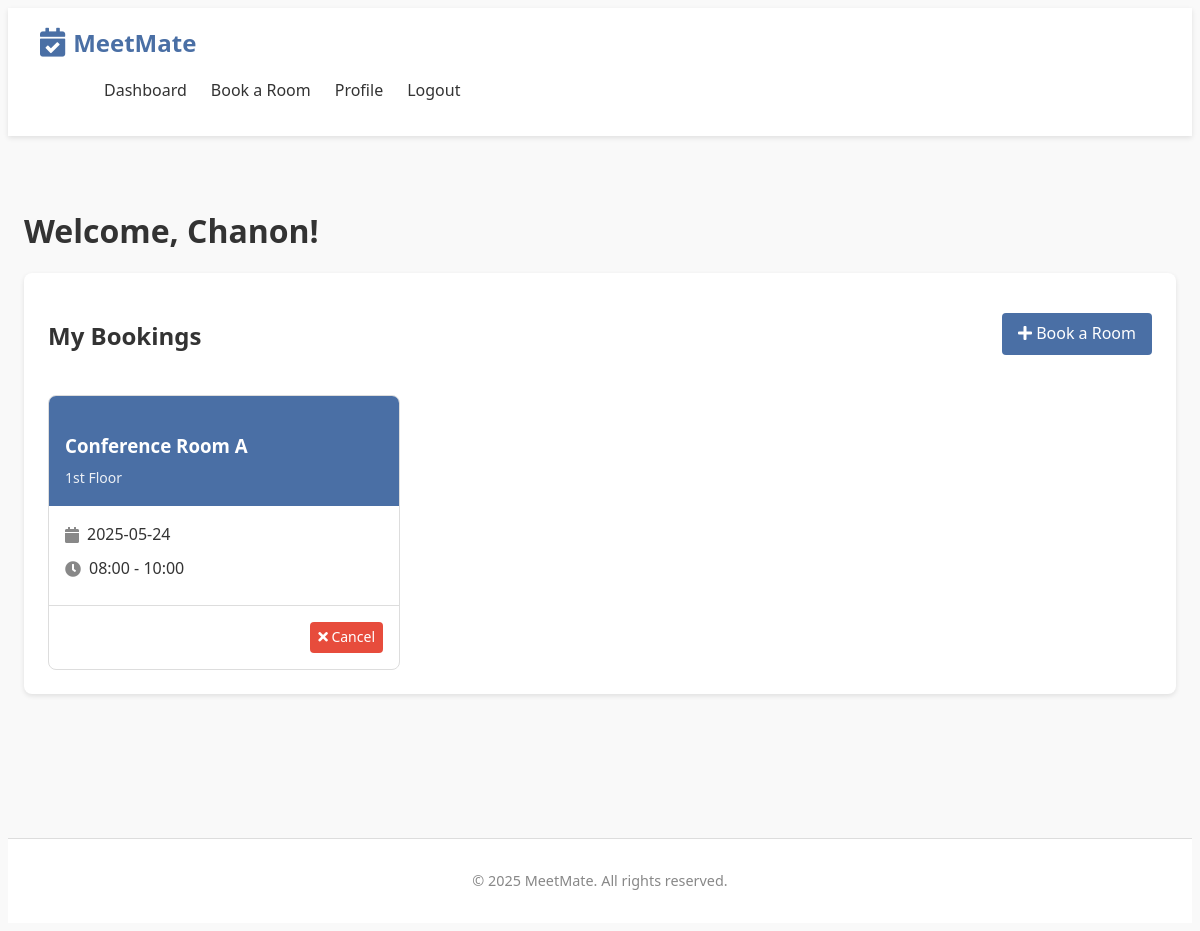
/dashboard (signed in), run on the app's committed database.
### app.py (models this page shows)
class Room(db.Model):
    __tablename__ = 'rooms'
    id = db.Column(db.Integer, primary_key=True)
    name = db.Column(db.String(100), nullable=False)
    location = db.Column(db.String(100), nullable=False)
    capacity = db.Column(db.Integer, nullable=False)
    bookings = db.relationship('Booking', backref='room', lazy=True)

class Booking(db.Model):
    __tablename__ = 'bookings'
    id = db.Column(db.Integer, primary_key=True)
    user_id = db.Column(db.Integer, db.ForeignKey('users.id'), nullable=False)
    room_id = db.Column(db.Integer, db.ForeignKey('rooms.id'), nullable=False)
    date = db.Column(db.String(10), nullable=False)
    time_start = db.Column(db.String(5), nullable=False)
    time_end = db.Column(db.String(5), nullable=False)
    booking_admin_id = db.Column(db.Integer, db.ForeignKey('users.id'), nullable=True)  # This will be set if an admin booked on behalf of a user
    notes = db.Column(db.Text, nullable=True)  # Optional notes for the booking

### app.py (the view)
@app.route('/dashboard')
@login_required
def dashboard():
    user_id = session.get('user_id')
    user_bookings = Booking.query.filter_by(user_id=user_id).all()
    bookings = []
    for booking in user_bookings:
        room = Room.query.get(booking.room_id)
        if room:  # Make sure the room exists
            bookings.append({
                'id': booking.id,
                'room_name': room.name,
                'room_location': room.location,
                'date': booking.date,
                'time_start': booking.time_start,
                'time_end': booking.time_end,
                'notes': booking.notes
            })
    return render_template('dashboard.html', bookings=bookings)

### app.py (called while the page is built)
def login_required(f):
    @wraps(f)
    def decorated_function(*args, **kwargs):
        if 'user_id' not in session:
            flash('Please login to access this page', 'error')
            return redirect(url_for('login'))
        try:
            user = User.query.get(session['user_id'])
            if not user:
                session.clear()
                flash('Your session has expired. Please login again.', 'warning')
                return redirect(url_for('login'))
        except Exception:
            session.clear()
            flash('Session error. Please login again.', 'error')
            return redirect(url_for('login'))
        return f(*args, **kwargs)
    return decorated_function

### templates/dashboard.html (shortened to what this page needs)
{% extends "base.html" %}
{% block content %}
<div class="dashboard">
    <h1>Welcome, {{ session.username }}!</h1>
    <div class="dashboard-section">
        <div class="section-header">
            <h2>My Bookings</h2>
            <a href="{{ url_for('booking') }}" class="btn btn-primary"><i class="fas fa-plus"></i> Book a Room</a>
        </div>
        {% if bookings %}
            <div class="bookings-list">
                {% for booking in bookings %}
                    <div class="booking-card">
                        <div class="booking-header">
                            <h3>{{ booking.room_name }}</h3>
                            <span class="booking-location">{{ booking.room_location }}</span>
                        </div>
                        <div class="booking-details">
                            <div class="booking-date">
                                <i class="fas fa-calendar"></i> {{ booking.date }}
                            </div>                            <div class="booking-time">
                                <i class="fas fa-clock"></i> {{ booking.time_start }} - {{ booking.time_end }}
                            </div>
                        </div>
                        <div class="booking-actions">
                            <a href="{{ url_for('cancel_booking', booking_id=booking.id) }}" class="btn btn-danger btn-sm"
                               onclick="return confirm('Are you sure you want to cancel this booking?')">
                                <i class="fas fa-times"></i> Cancel
                            </a>
                        </div>
                    </div>
                {% endfor %}
            </div>
        {% else %}
            <div class="empty-state">
                <i class="fas fa-calendar-times empty-icon"></i>
                <p>You don't have any bookings yet.</p>
                <a href="{{ url_for('booking') }}" class="btn btn-primary">Book a Room Now</a>
            </div>
        {% endif %}    </div>
</div>
{% endblock %}

### static/css/style.css (style rules this page uses)
:root { --primary-color: #4a6fa5; --primary-color-rgb: 74, 111, 165; --secondary-color: #6c757d; --success-color: #28a745; --danger-color: #dc3545; --warning-color: #ffc107; --info-color: #17a2b8; --light-color: #f8f9fa; --dark-color: #343a40; --body-bg: #f5f7fa; --light-text: #6c757d; --dark-text: #343a40; --border-color: #dee2e6; --shadow: 0 2px 10px rgba(0, 0, 0, 0.1); --border-radius: 0.25rem; --secondary-color: #2ecc71; --danger-color: #e74c3c; --warning-color: #f39c12; --text-color: #333; --light-text: #888; --light-bg: #f9f9f9; --border-color: #ddd; --shadow: 0 2px 5px rgba(0, 0, 0, 0.1); }
body { font-family: 'Segoe UI', Tahoma, Geneva, Verdana, sans-serif; line-height: 1.6; color: var(--text-color); background-color: var(--light-bg); }
h1, h2, h3, h4, h5, h6 { margin-bottom: 1rem; font-weight: 600; }
a { text-decoration: none; color: var(--primary-color); }
.btn { display: inline-block; padding: 0.5rem 1rem; background-color: var(--primary-color); color: white; border: none; border-radius: 4px; cursor: pointer; font-size: 1rem; transition: background-color 0.3s; }
.btn-primary { background-color: var(--primary-color); }
.btn-danger { background-color: var(--danger-color); }
.btn-sm { padding: 0.25rem 0.5rem; font-size: 0.875rem; }
.dashboard { padding: 2rem 0; }
.dashboard-section { background-color: white; padding: 1.5rem; border-radius: 8px; box-shadow: var(--shadow); margin-bottom: 2rem; }
.section-header { display: flex; justify-content: space-between; align-items: center; margin-bottom: 1.5rem; }
.bookings-list { display: grid; grid-template-columns: repeat(auto-fill, minmax(300px, 1fr)); gap: 1.5rem; }
.booking-card { background-color: white; border: 1px solid var(--border-color); border-radius: 8px; overflow: hidden; transition: transform 0.3s, box-shadow 0.3s; }
.booking-header { padding: 1rem; background-color: var(--primary-color); color: white; }
.booking-header h3 { margin-bottom: 0.25rem; }
.booking-location { font-size: 0.875rem; opacity: 0.9; }
.booking-details { padding: 1rem; }
.booking-date, .booking-time { display: flex; align-items: center; margin-bottom: 0.5rem; }
.booking-date i, .booking-time i { margin-right: 0.5rem; color: var(--light-text); }
.booking-actions { padding: 1rem; border-top: 1px solid var(--border-color); text-align: right; }

### data on the page
Room: room_name "Conference Room A", room_location "1st Floor"
Booking: date "2025-05-24", time_start "08:00", time_end "10:00"

### other printed values
{{ session.username }} "Chanon"
